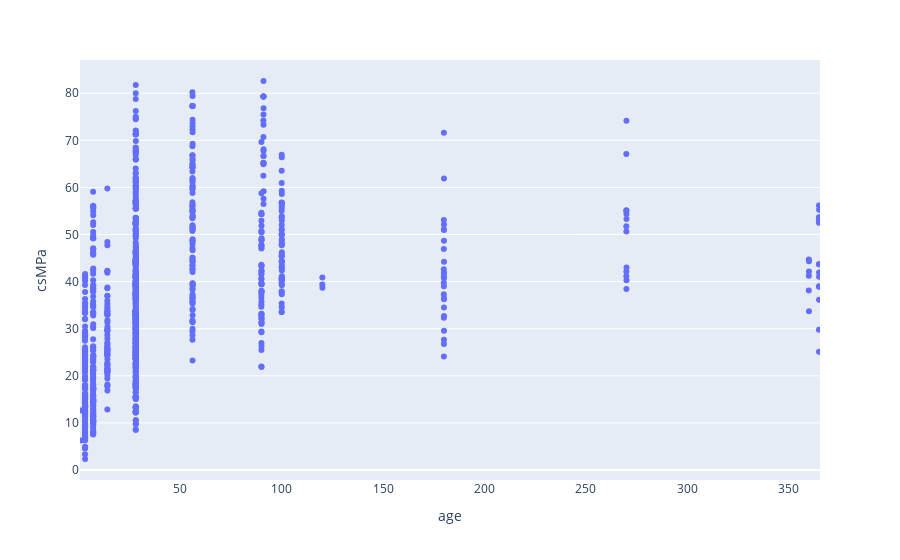

Source (notebook cell):
### Code cell
import plotly.express as px

# Cement vs Strength
px.strip(df, x="cement", y="csMPa")

# Slag vs Strength
px.strip(df, x="slag", y="csMPa")

# Flyash vs Strength
px.strip(df, x="flyash", y="csMPa")

# Water vs Strength
px.strip(df, x="water", y="csMPa")

# Superplasticizer vs Strength
px.strip(df, x="superplasticizer", y="csMPa")

# Coarse Aggregate vs Strength
px.strip(df, x="coarseaggregate", y="csMPa")

# Fine Aggregate vs Strength
px.strip(df, x="fineaggregate", y="csMPa")

# Age vs Strength
px.strip(df, x="age", y="csMPa")

### Figure 1 — Plotly figure (JSON) as saved in the notebook; plotly's stock layout.template omitted (floating-point values rounded to 4 significant figures; data arrays with more than 128 entries replaced by an {"elided": "..."} marker saying what was removed)
{"data": [{"alignmentgroup": "True", "boxpoints": "all", "fillcolor": "rgba(255,255,255,0)", "hoveron": "points", "hovertemplate": "age=%{x}<br>csMPa=%{y}<extra></extra>", "legendgroup": "", "line": {"color": "rgba(255,255,255,0)"}, "marker": {"color": "#636efa"}, "name": "", "offsetgroup": "", "orientation": "v", "pointpos": 0, "showlegend": false, "type": "box", "x": {"elided": "1030 int values"}, "x0": " ", "xaxis": "x", "y": {"elided": "1030 float values"}, "y0": " ", "yaxis": "y"}], "layout": {"autosize": true, "boxmode": "group", "legend": {"tracegroupgap": 0}, "margin": {"t": 60}, "xaxis": {"anchor": "y", "autorange": true, "domain": [0, 1], "range": [0.5, 365.5], "title": {"text": "age"}, "type": "linear"}, "yaxis": {"anchor": "x", "autorange": true, "domain": [0, 1], "range": [-2.129, 87.06], "title": {"text": "csMPa"}, "type": "linear"}}}
